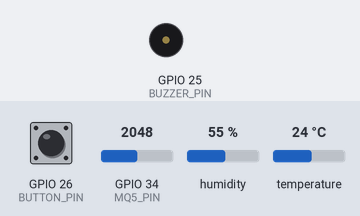
This sketch was run on a simulated ESP32. Parts: buzzer (waves = sounding, pin HIGH). Inputs (shaded band) come from the test bench; at power-on: GPIO 34 (MQ5_PIN) = 2048, GPIO 26 (BUTTON_PIN) HIGH, humidity 55 %, temperature 24 °C (analog values on the 0–4095 scale). WiFi joins after 1.5 s; servers stay silent unless stated; no MQTT or app messages arrive unless stated; what the sketch prints to the serial monitor is not drawn.

Above: at 3.2 s.
3.3 s: GPIO 34 (MQ5_PIN) set to 262
6.8 s: GPIO 34 (MQ5_PIN) set to 241
At 7.02 s:
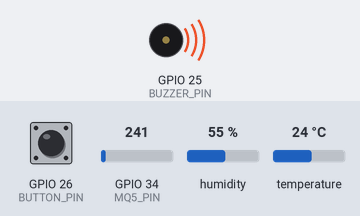
Timing chart, 0 to 9.8 s (numbered marks = the images above; inputs shaded):
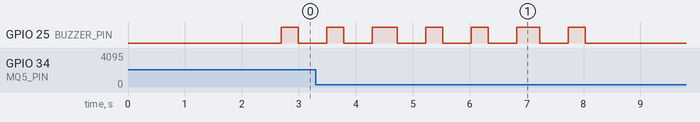

The sketch:

ESP32_Gas_Monitor_Remote_Mute.ino
```cpp
#include <WiFi.h>
#include <PubSubClient.h>
#include <DHT.h>

// ==================== WIFI CONFIGURATION ====================

const char* ssid = "YOUR_WIFI_SSID";
const char* password = "YOUR_WIFI_PASSWORD";

// ==================== MQTT CONFIGURATION ====================

const char* mqtt_server = "YOUR_MQTT_BROKER_IP";
const int mqtt_port = 1883;

const char* mqtt_topic = "gasmonitor/esp32/telemetry";
const char* mqtt_command_topic = "gasmonitor/esp32/command";

WiFiClient espClient;
PubSubClient mqttClient(espClient);

// ==================== PIN CONFIGURATION ====================

#define MQ5_PIN       34
#define DHT_PIN       4
#define DHT_TYPE      DHT11
#define BUZZER_PIN    25
#define BUTTON_PIN    26

DHT dht(DHT_PIN, DHT_TYPE);

// ==================== GAS DETECTION SETTINGS ====================

#define GAS_ON_THRESHOLD        300
#define GAS_RECOVERY_THRESHOLD  250

#define GAS_DETECT_COUNT        2
#define GAS_RECOVERY_COUNT      3

// ==================== TIMING SETTINGS ====================

#define GAS_SAMPLE_INTERVAL    500
#define DHT_INTERVAL           2000
#define STATUS_INTERVAL        2000

#define MUTE_DURATION          10000

#define BUTTON_DEBOUNCE        50

#define BUZZER_ON_TIME         300
#define BUZZER_OFF_TIME        500

#define WIFI_RETRY_INTERVAL    10000
#define MQTT_RETRY_INTERVAL    5000

// ==================== GLOBAL VARIABLES ====================

// Gas sensor
int gasValue = 0;

int gasHighCount = 0;
int gasLowCount = 0;

bool gasDetected = false;
bool alarmLatched = false;

// Button and mute
bool buzzerMuted = false;

unsigned long muteStartTime = 0;

bool lastButtonReading = HIGH;
bool stableButtonState = HIGH;

unsigned long lastDebounceTime = 0;

// Buzzer
bool buzzerOutputState = false;

unsigned long lastBuzzerChange = 0;

// Timers
unsigned long lastGasSample = 0;
unsigned long lastDHTRead = 0;
unsigned long lastStatusPrint = 0;

unsigned long lastWiFiAttempt = 0;
unsigned long lastMQTTAttempt = 0;

// DHT readings
float temperature = NAN;
float humidity = NAN;


// ==================== WIFI CONNECTION ====================

void connectWiFi() {

  if (WiFi.status() == WL_CONNECTED) {
    return;
  }

  unsigned long now = millis();

  if (now - lastWiFiAttempt >= WIFI_RETRY_INTERVAL) {

    lastWiFiAttempt = now;

    Serial.println();
    Serial.println("Connecting to Wi-Fi...");

    WiFi.begin(ssid, password);
  }
}


// ==================== MQTT CONNECTION ====================

void mqttCallback(char* topic, byte* payload, unsigned int length) {

  String message = "";

  for (unsigned int i = 0; i < length; i++) {
    message += (char)payload[i];
  }

  message.trim();

  if (String(topic) == mqtt_command_topic) {

    if (message == "MUTE" && gasDetected) {

      buzzerMuted = true;
      muteStartTime = millis();

      buzzerOutputState = false;
      digitalWrite(BUZZER_PIN, LOW);

      Serial.println();
      Serial.println("REMOTE MUTE COMMAND RECEIVED");
      Serial.println("Buzzer muted for 10 seconds.");
    }
  }
}

void reconnectMQTT() {

  if (WiFi.status() != WL_CONNECTED) {
    return;
  }

  if (mqttClient.connected()) {
    return;
  }

  unsigned long now = millis();

  if (now - lastMQTTAttempt < MQTT_RETRY_INTERVAL) {
    return;
  }

  lastMQTTAttempt = now;

  Serial.println();
  Serial.print("Connecting to MQTT broker... ");

  if (mqttClient.connect("ESP32_GAS_MONITOR")) {

    Serial.println("CONNECTED!");

    Serial.print("MQTT Telemetry Topic: ");
    Serial.println(mqtt_topic);

    mqttClient.subscribe(mqtt_command_topic);

    Serial.print("Subscribed to command topic: ");
    Serial.println(mqtt_command_topic);

  }

  else {

    Serial.print("FAILED. State: ");
    Serial.println(mqttClient.state());
  }
}


// ==================== READ MQ-5 SENSOR ====================

int readGasSensor() {

  long total = 0;

  const int samples = 30;

  for (int i = 0; i < samples; i++) {

    total += analogRead(MQ5_PIN);

    delay(5);
  }

  return total / samples;
}


// ==================== GAS DETECTION LOGIC ====================

void checkGas(int value) {

  // -------- GAS DETECTION --------

  if (value >= GAS_ON_THRESHOLD) {

    gasHighCount++;
    gasLowCount = 0;

    if (gasHighCount >= GAS_DETECT_COUNT && !gasDetected) {

      gasDetected = true;
      alarmLatched = true;

      buzzerMuted = false;

      buzzerOutputState = false;
      digitalWrite(BUZZER_PIN, LOW);

      Serial.println();
      Serial.println("!!! NEW GAS DETECTION !!!");
      Serial.println("ALARM ACTIVATED!");
    }
  }

  // -------- GAS RECOVERY --------

  else {

    gasHighCount = 0;

    if (gasDetected && value <= GAS_RECOVERY_THRESHOLD) {

      gasLowCount++;

      if (gasLowCount >= GAS_RECOVERY_COUNT) {

        gasDetected = false;
        alarmLatched = false;

        buzzerMuted = false;

        gasHighCount = 0;
        gasLowCount = 0;

        buzzerOutputState = false;
        digitalWrite(BUZZER_PIN, LOW);

        Serial.println();
        Serial.println("Gas recovery confirmed.");
        Serial.println("Alarm reset.");
      }
    }

    else {

      gasLowCount = 0;
    }
  }
}


// ==================== BUTTON HANDLING ====================

void checkButton() {

  bool reading = digitalRead(BUTTON_PIN);

  if (reading != lastButtonReading) {

    lastDebounceTime = millis();
  }

  if (millis() - lastDebounceTime > BUTTON_DEBOUNCE) {

    if (reading != stableButtonState) {

      stableButtonState = reading;

      if (stableButtonState == LOW && gasDetected) {

        buzzerMuted = true;

        muteStartTime = millis();

        buzzerOutputState = false;
        digitalWrite(BUZZER_PIN, LOW);

        Serial.println();
        Serial.println("Silence button pressed.");
        Serial.println("Buzzer muted for 10 seconds.");
      }
    }
  }

  lastButtonReading = reading;
}


// ==================== MUTE TIMER ====================

void checkMuteTimer() {

  if (buzzerMuted && gasDetected) {

    if (millis() - muteStartTime >= MUTE_DURATION) {

      buzzerMuted = false;

      Serial.println();
      Serial.println("Mute period expired.");

      Serial.println("Gas still detected: alarm reactivated.");
    }
  }
}


// ==================== BUZZER CONTROL ====================

void updateBuzzer() {

  if (!alarmLatched || buzzerMuted) {

    buzzerOutputState = false;

    digitalWrite(BUZZER_PIN, LOW);

    return;
  }

  unsigned long currentTime = millis();

  if (buzzerOutputState == false) {

    if (currentTime - lastBuzzerChange >= BUZZER_OFF_TIME) {

      buzzerOutputState = true;

      lastBuzzerChange = currentTime;

      digitalWrite(BUZZER_PIN, HIGH);
    }
  }

  else {

    if (currentTime - lastBuzzerChange >= BUZZER_ON_TIME) {

      buzzerOutputState = false;

      lastBuzzerChange = currentTime;

      digitalWrite(BUZZER_PIN, LOW);
    }
  }
}


// ==================== DHT11 READING ====================

void readDHTSensor() {

  float newHumidity = dht.readHumidity();

  float newTemperature = dht.readTemperature();

  if (!isnan(newHumidity) && !isnan(newTemperature)) {

    humidity = newHumidity;
    temperature = newTemperature;
  }

  else {

    Serial.println("DHT11 reading error!");
  }
}


// ==================== MQTT DATA PUBLISHING ====================

void publishMQTTData() {

  if (!mqttClient.connected()) {
    return;
  }

  String tempValue = isnan(temperature)
                     ? "null"
                     : String(temperature, 2);

  String humidityValue = isnan(humidity)
                         ? "null"
                         : String(humidity, 2);

  String gasStatus = gasDetected ? "DETECTED" : "NORMAL";

  String buzzerStatus;

  if (buzzerOutputState) {
    buzzerStatus = "ACTIVE";
  }
  else if (buzzerMuted && gasDetected) {
    buzzerStatus = "MUTED";
  }
  else {
    buzzerStatus = "OFF";
  }

  String payload = "{";

  payload += "\"gas_raw\":" + String(gasValue) + ",";
  payload += "\"temperature\":" + tempValue + ",";
  payload += "\"humidity\":" + humidityValue + ",";
  payload += "\"gas_status\":\"" + gasStatus + "\",";
  payload += "\"gas_detected\":" + String(gasDetected ? "true" : "false") + ",";
  payload += "\"alarm_latched\":" + String(alarmLatched ? "true" : "false") + ",";
  payload += "\"buzzer\":\"" + buzzerStatus + "\",";
  payload += "\"buzzer_muted\":" + String(buzzerMuted ? "true" : "false");

  payload += "}";

  bool success = mqttClient.publish(
    mqtt_topic,
    payload.c_str()
  );

  if (success) {

    Serial.println();
    Serial.println("MQTT DATA PUBLISHED:");

    Serial.println(payload);
  }

  else {

    Serial.println("MQTT publishing failed!");
  }
}


// ==================== SERIAL MONITOR ====================

void printStatus() {

  Serial.println();
  Serial.println("========== SYSTEM STATUS ==========");

  Serial.print("MQ-5 RAW ADC: ");
  Serial.println(gasValue);

  Serial.print("Temperature: ");

  if (!isnan(temperature)) {
    Serial.print(temperature);
    Serial.println(" °C");
  }
  else {
    Serial.println("Unavailable");
  }

  Serial.print("Humidity: ");

  if (!isnan(humidity)) {
    Serial.print(humidity);
    Serial.println(" %");
  }
  else {
    Serial.println("Unavailable");
  }

  Serial.print("Gas Status: ");

  if (gasDetected) {
    Serial.println("GAS DETECTED");
  }
  else {
    Serial.println("NORMAL");
  }

  Serial.print("Buzzer: ");

  if (buzzerOutputState) {
    Serial.println("ACTIVE");
  }
  else if (buzzerMuted && gasDetected) {
    Serial.println("MUTED");
  }
  else {
    Serial.println("OFF");
  }

  Serial.print("Recovery counter: ");
  Serial.print(gasLowCount);
  Serial.print("/");
  Serial.println(GAS_RECOVERY_COUNT);

  Serial.print("Wi-Fi: ");
  Serial.println(
    WiFi.status() == WL_CONNECTED ? "CONNECTED" : "DISCONNECTED"
  );

  Serial.print("MQTT: ");
  Serial.println(
    mqttClient.connected() ? "CONNECTED" : "DISCONNECTED"
  );

  Serial.println("===================================");
}


// ==================== SETUP ====================

void setup() {

  Serial.begin(115200);

  pinMode(MQ5_PIN, INPUT);

  pinMode(BUZZER_PIN, OUTPUT);

  pinMode(BUTTON_PIN, INPUT_PULLUP);

  digitalWrite(BUZZER_PIN, LOW);

  analogReadResolution(12);

  analogSetPinAttenuation(MQ5_PIN, ADC_11db);

  dht.begin();

  Serial.println();
  Serial.println("===================================");
  Serial.println(" ESP32 GAS DETECTION SYSTEM");
  Serial.println(" MQ-5 + DHT11 + BUZZER + BUTTON");
  Serial.println(" MQTT ENABLED");
  Serial.println("===================================");

  Serial.println("Initializing sensors...");

  delay(2000);

  readDHTSensor();

  // Initialize Wi-Fi
  WiFi.mode(WIFI_STA);
  WiFi.begin(ssid, password);

  Serial.println("Connecting to Wi-Fi...");

  // Configure MQTT
  mqttClient.setServer(mqtt_server, mqtt_port);
  mqttClient.setCallback(mqttCallback);

  Serial.println("System ready.");
}


// ==================== MAIN LOOP ====================

void loop() {

  unsigned long currentTime = millis();

  // 1. Maintain Wi-Fi connection
  connectWiFi();

  // 2. Maintain MQTT connection
  reconnectMQTT();

  // 3. Process incoming MQTT traffic
  if (mqttClient.connected()) {
    mqttClient.loop();
  }

  // 4. Read MQ-5 periodically
  if (currentTime - lastGasSample >= GAS_SAMPLE_INTERVAL) {

    lastGasSample = currentTime;

    gasValue = readGasSensor();

    checkGas(gasValue);
  }

  // 5. Read DHT11 every 2 seconds
  if (currentTime - lastDHTRead >= DHT_INTERVAL) {

    lastDHTRead = currentTime;

    readDHTSensor();
  }

  // 6. Check physical silence button
  checkButton();

  // 7. Check mute timer
  checkMuteTimer();

  // 8. Update buzzer state
  updateBuzzer();

  // 9. Print status and publish MQTT data
  if (currentTime - lastStatusPrint >= STATUS_INTERVAL) {

    lastStatusPrint = currentTime;

    printStatus();

    publishMQTTData();
  }
}
```

Measured:
- the behaviour switches between 251 and 250 on GPIO 34 (MQ5_PIN) (found by bisection; images 0 and 1)
- after the input at 6.8 s, GPIO 25 (BUZZER_PIN): goes on until 8.0 s, then stays LOW
